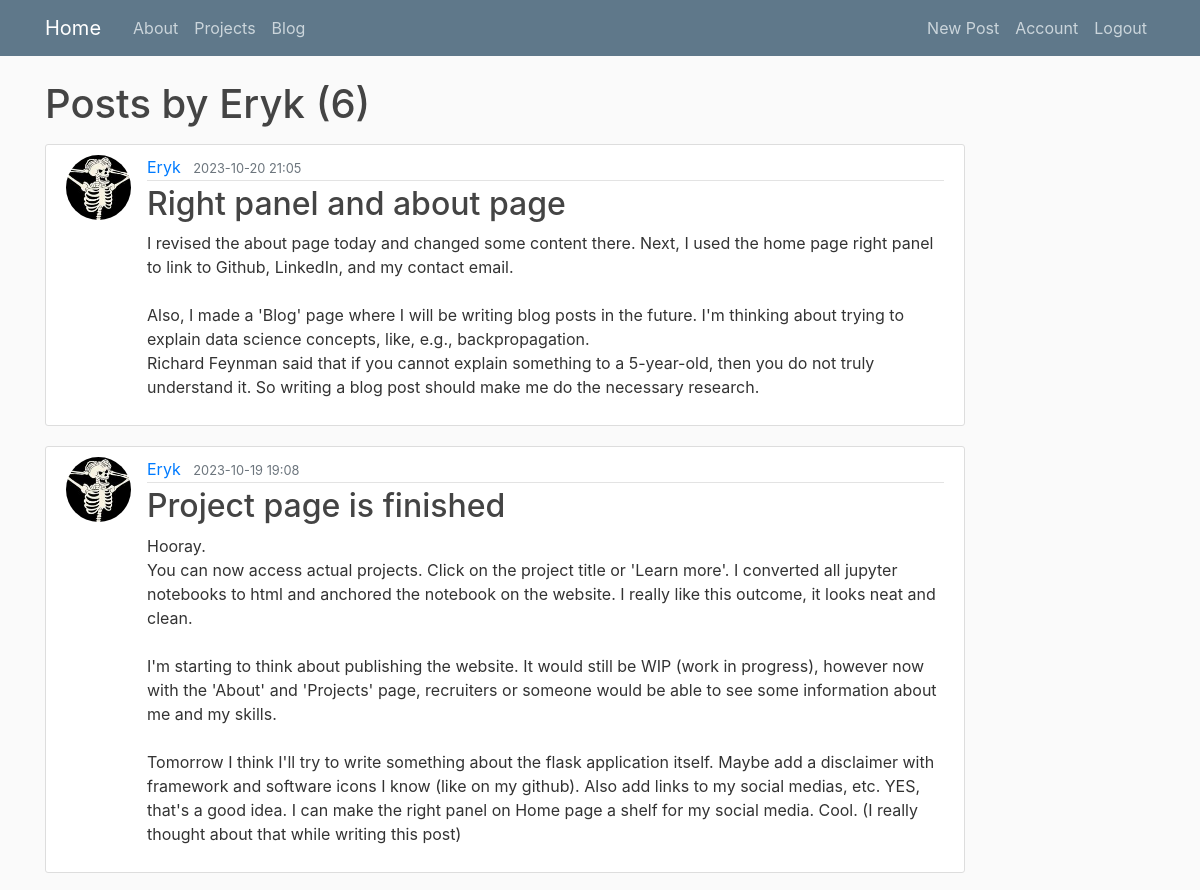
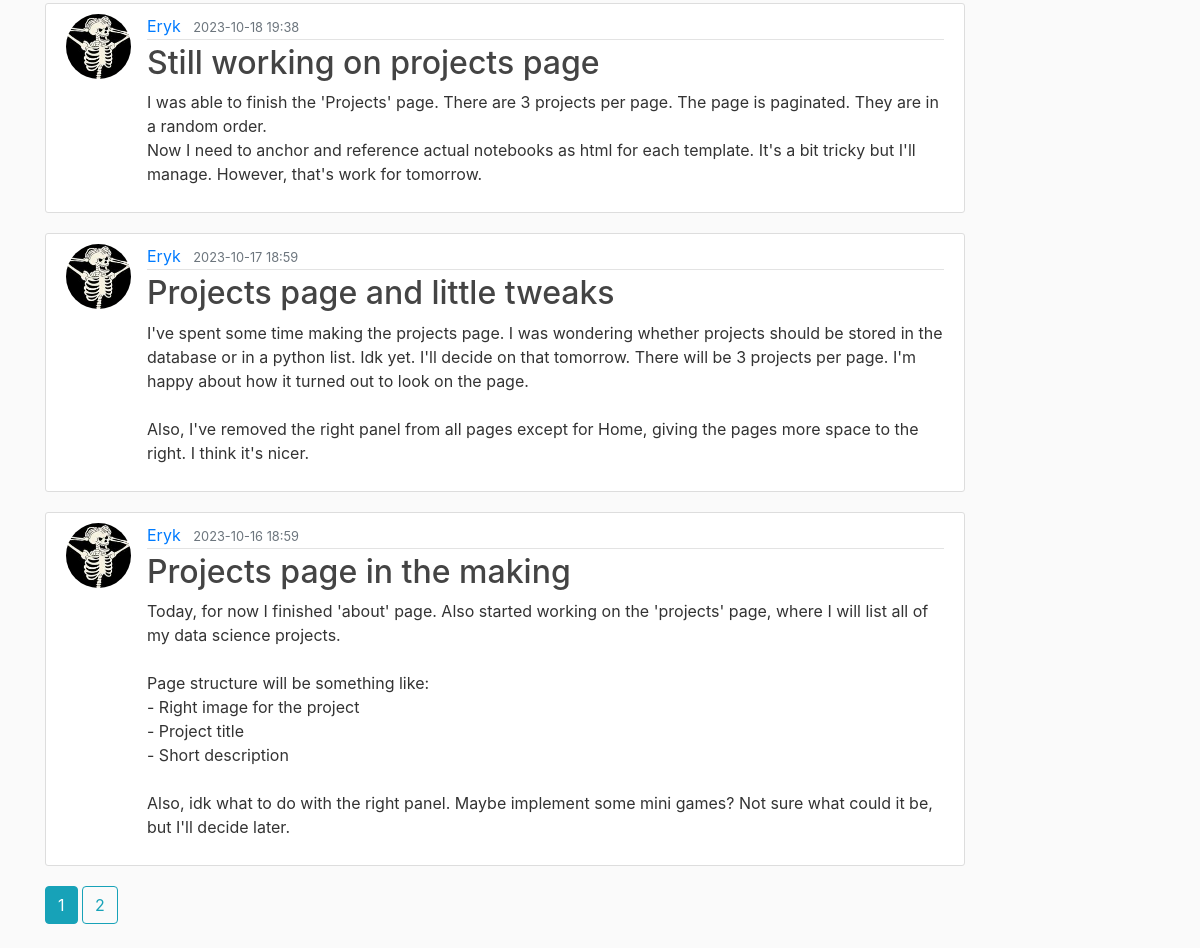
/user/Eryk (signed in), run on the app's committed database (2 pictures, top to bottom).
### blog/models.py (models this page shows, shortened)
class User(db.Model, UserMixin):
    id = db.Column(db.Integer, primary_key=True)
    username = db.Column(db.String(20), unique=True, nullable=False)
    email = db.Column(db.String(120), unique=True, nullable=False)
    image_file = db.Column(db.String(20), nullable=False, default='default.jpg')
    password = db.Column(db.String(60), nullable=False)
    posts = db.relationship('Post', backref='author', lazy=True)

class Post(db.Model):
    id = db.Column(db.Integer, primary_key=True)
    title = db.Column(db.String(100), nullable=False)
    date_posted = db.Column(db.DateTime, nullable=False, default=datetime.utcnow)
    content = db.Column(db.Text, nullable=False)
    user_id = db.Column(db.Integer, db.ForeignKey('user.id'), nullable=False)

### blog/users/routes.py (the view)
@users.route("/user/<string:username>")
def user_posts(username):
	page = request.args.get('page', default=1, type=int)
	user = User.query.filter_by(username=username).first_or_404()
	posts = Post.query.filter_by(author=user).order_by(Post.date_posted.desc()).paginate(page=page, per_page=5)
	return render_template('user_posts.html', posts=posts, user=user)

### blog/models.py (called while the page is built)
@login_manager.user_loader
def load_user(user_id):
    return User.query.get(int(user_id))

### blog/templates/user_posts.html
{% extends "layout.html" %}
{% block content %}
    <h1 class="mb-3">Posts by {{ user.username }} ({{ posts.total }})</h1>
    {% for post in posts.items %}
        <article class="media content-section">
            <img class="rounded-circle article-img" src="{{ url_for('static', filename='profile_pics/' + post.author.image_file) }}">
            <div class="media-body">
                <div class="article-metadata">
                    <a class="mr-2" href="{{ url_for('users.user_posts', username=post.author.username) }}" style="text-decoration: none;">{{ post.author.username }}</a>
                    <small class="text-muted">{{ post.date_posted.strftime('%Y-%m-%d %H:%M') }}</small>
                </div>
                <h2><a class="article-title" href="{{ url_for('posts.post', post_id=post.id) }}" style="text-decoration: none;">{{ post.title }}</a></h2>
                <p class="article-content">{{ post.content }}</p>
            </div>
        </article>
    {% endfor %}
    {% for page_num in posts.iter_pages(left_edge=1, right_edge=1, left_current=1, right_current=1) %}
        {% if page_num %}
            {% if posts.page == page_num %}
                <a class="btn btn-info mb-4" href="{{ url_for('users.user_posts', username=user.username, page=page_num) }}">{{ page_num }}</a>
            {% else %}
                <a class="btn btn-outline-info mb-4" href="{{ url_for('users.user_posts', username=user.username, page=page_num) }}">{{ page_num }}</a>
            {% endif %}
        {% else %}
            ...
        {% endif %}
    {% endfor %}
{% endblock content %}

### blog/static/main.css (style rules this page uses)
body { background: #fafafa; color: #333333; margin-top: 5rem; }
h1, h2, h3, h4, h5, h6 { color: #444444; }
.content-section { background: #ffffff; padding: 10px 20px; border: 1px solid #dddddd; border-radius: 3px; margin-bottom: 20px; }
.article-title { color: #444444; }
.article-content { white-space: pre-line; }
.article-img { height: 65px; width: 65px; margin-right: 16px; }
.article-metadata { padding-bottom: 1px; margin-bottom: 4px; border-bottom: 1px solid #e3e3e3 }

### data on the page
User: username "Eryk"
Post: image_file (picture), author.username "Eryk", date_posted "2023-10-20 21:05", title "Right panel and about page", content "I revised the about page today and changed some content there. Next, I used the home page right panel to link to Github, LinkedIn, and my contact email. Also, I made a 'Blog' page where I will be writing blog posts in the future. I'm thinking about trying to explain data science concepts, like, e.g., backpropagation. Richard Feynman said that if you cannot explain something to a 5-year-old, then you do not truly understand it. So writing a blog post should make me do the necessary research."
Post: image_file (picture), author.username "Eryk", date_posted "2023-10-19 19:08", title "Project page is finished", content "Hooray. You can now access actual projects. Click on the project title or 'Learn more'. I converted all jupyter notebooks to html and anchored the notebook on the website. I really like this outcome, it looks neat and clean. I'm starting to think about publishing the website. It would still be WIP (work in progress), however now with the 'About' and 'Projects' page, recruiters or someone would be able to see some information about me and my skills. Tomorrow I think I'll try to write something about the flask application itself. Maybe add a disclaimer with framework and software icons I know (like on my github). Also add links to my social medias, etc. YES, that's a good idea. I can make the…"
Post: image_file (picture), author.username "Eryk", date_posted "2023-10-18 19:38", title "Still working on projects page", content "I was able to finish the 'Projects' page. There are 3 projects per page. The page is paginated. They are in a random order. Now I need to anchor and reference actual notebooks as html for each template. It's a bit tricky but I'll manage. However, that's work for tomorrow."
Post: image_file (picture), author.username "Eryk", date_posted "2023-10-17 18:59", title "Projects page and little tweaks", content "I've spent some time making the projects page. I was wondering whether projects should be stored in the database or in a python list. Idk yet. I'll decide on that tomorrow. There will be 3 projects per page. I'm happy about how it turned out to look on the page. Also, I've removed the right panel from all pages except for Home, giving the pages more space to the right. I think it's nicer."
Post: image_file (picture), author.username "Eryk", date_posted "2023-10-16 18:59", title "Projects page in the making", content "Today, for now I finished 'about' page. Also started working on the 'projects' page, where I will list all of my data science projects. Page structure will be something like: - Right image for the project - Project title - Short description Also, idk what to do with the right panel. Maybe implement some mini games? Not sure what could it be, but I'll decide later."

### other printed values
{{ posts.total }} "6"
{{ page_num }} "1"
{{ page_num }} "2"
